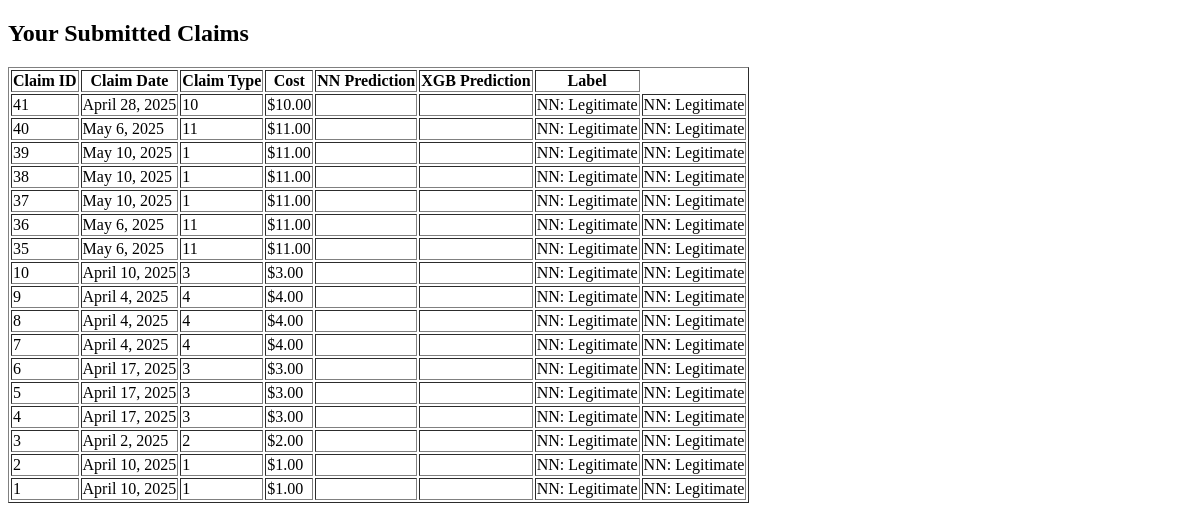
The page /api/claims/users/ (signed in) on the database as committed earlier.
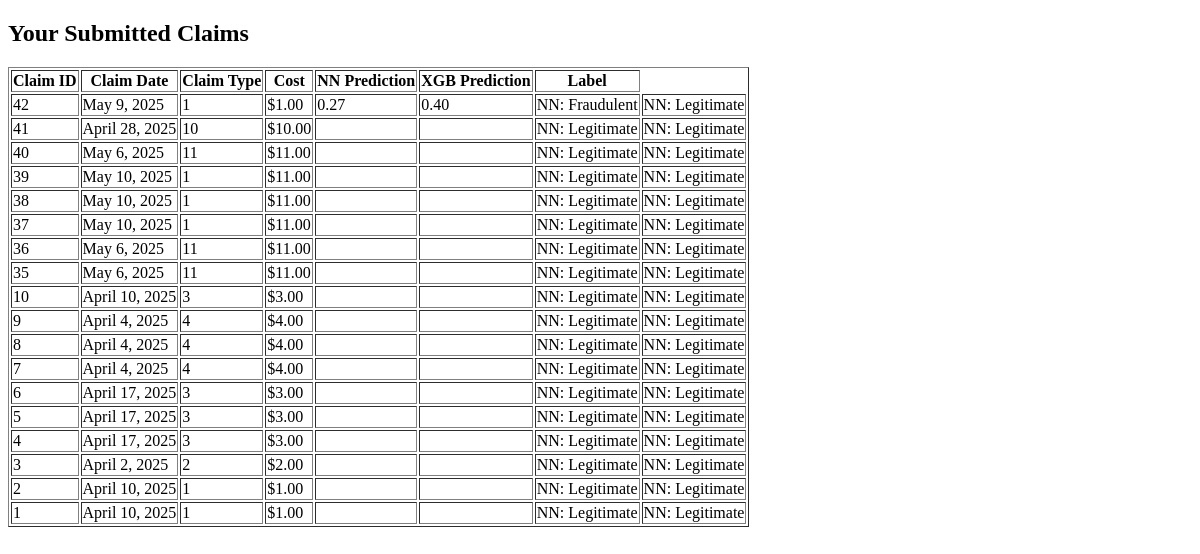
The same page on the database as committed later.
### claims/models.py (models this page shows, shortened)
class MedicalClaim(models.Model):
    user = models.ForeignKey(User, on_delete=models.SET_NULL, null=True, blank=True)
    claimType = models.IntegerField()
    StayDuration = models.FloatField()
    cost = models.FloatField()
    num_diagnoses = models.IntegerField()
    DiagnosisCategory = models.IntegerField()
    num_procedures = models.IntegerField()
    first_procedure = models.IntegerField()
    Gender = models.IntegerField()
    Race = models.IntegerField()
    ClaimDuration = models.FloatField()
    ClaimDate = models.DateField(null=True, blank=True)
    Age = models.IntegerField()
    isWeekend = models.BooleanField(default=False)
    ClaimdDy_Sin = models.FloatField()
    ClaimDay_Cos = models.FloatField()
    nn_prediction = models.FloatField(null=True, blank=True)
    xgb_prediction = models.FloatField(null=True, blank=True)
    created_at = models.DateTimeField(auto_now_add=True)

### claims/views.py (the view)
# urls.py: path('users/', views.list_user_claims, name='user_claims'),
@login_required
def list_user_claims(request):
    user_claims = MedicalClaim.objects.filter(user=request.user).order_by('-created_at')
    return render(request, 'claims/user_claims.html', {
        'user_claims': user_claims
    })

### claims/templates/claims/user_claims.html (shortened to what this page needs)
<!DOCTYPE html>
<html lang="en">
<head>
</head>
<body>
<h2>Your Submitted Claims</h2>
{% if user_claims %}
    <table border="1">
        <tr>
            <th>Claim ID</th>
            <th>Claim Date</th>
            <th>Claim Type</th>
            <th>Cost</th>
            <th>NN Prediction</th>
            <th>XGB Prediction</th>
            <th>Label</th>
        </tr>
        {% for claim in user_claims %}
        <tr>
            <td>{{ claim.id }}</td>
            <td>{{ claim.ClaimDate }}</td>
            <td>{{ claim.claimType }}</td>
            <td>${{ claim.cost|floatformat:2 }}</td>
            <td>{{ claim.nn_prediction|floatformat:2 }}</td>
            <td>{{ claim.xgb_prediction|floatformat:2 }}</td>
            <td>
                {% if claim.nn_prediction > 0.2464 %}
                    NN: Fraudulent
                {% else %}
                    NN: Legitimate
                {% endif %}
            </td>
            <td>
                {% if claim.xgb_prediction > 0.5 %}
                    NN: Fraudulent
                {% else %}
                    NN: Legitimate
                {% endif %}
            </td>
        </tr>
        {% endfor %}
    </table>
{% else %}
    <p>No claims submitted yet.</p>
{% endif %}
</body>
</html>

Rows that differ between the two databases and show on the page:
added MedicalClaim: id "42", ClaimDate "May 9, 2025", claimType "1", cost "1.00", nn_prediction "0.27", xgb_prediction "0.40", shows "NN: Fraudulent", shows "NN: Legitimate"
